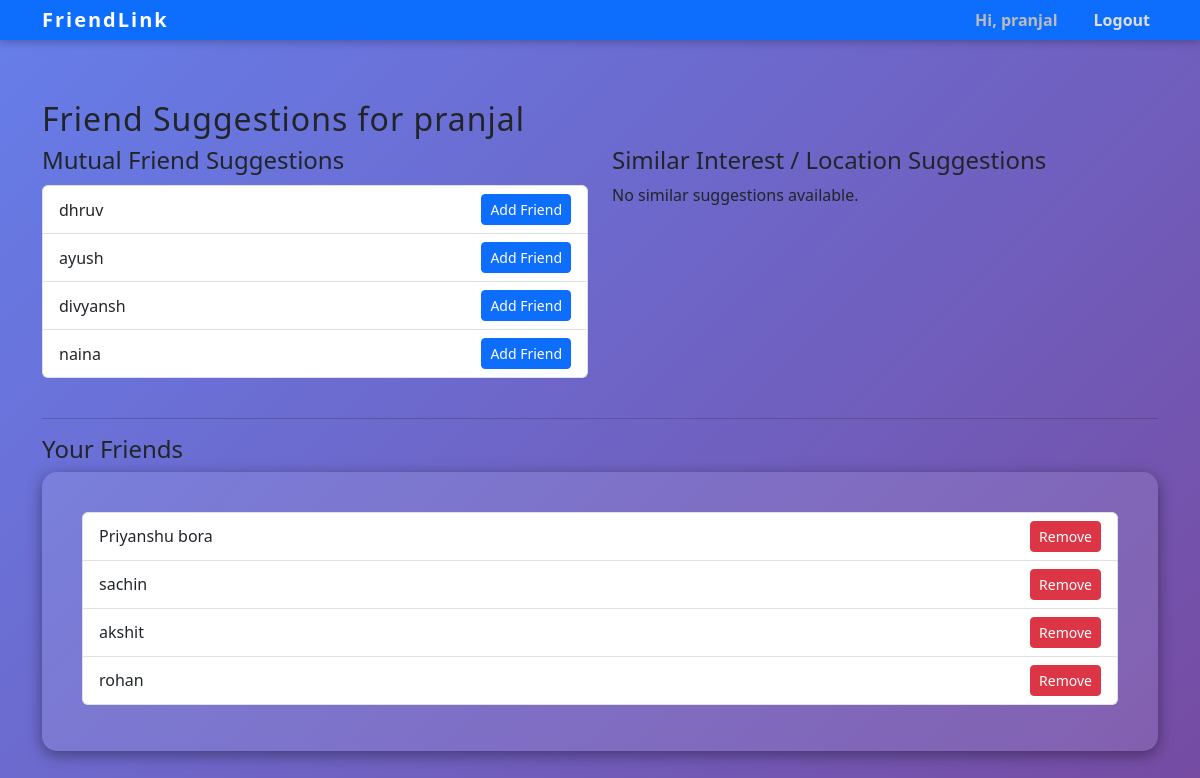
The page /suggestions (signed in) on the database its author committed.
### tables this page shows
CREATE TABLE Users (
        user_id INTEGER PRIMARY KEY AUTOINCREMENT,
        name TEXT UNIQUE NOT NULL,
        age INTEGER,
        location TEXT,
        interests TEXT,
        password TEXT NOT NULL,
        profile_photo TEXT
    );

### app.py (the view, shortened to what this page needs)
@app.route('/suggestions')
def suggestions():
    if 'user_id' not in session:
        return redirect(url_for('home'))
    user_id = session['user_id']
    mutual_ids, similar_dict = suggest_friends(user_id)
    mutual_suggestions = [(uid, get_user_id_name(uid)) for uid in mutual_ids]
    similar_suggestions = []
    conn = sqlite3.connect(DB_PATH)
    cursor = conn.cursor()
    conn.close()
    friend_ids = get_friends(user_id)
    friends = [(fid, get_user_id_name(fid)) for fid in friend_ids]
    return render_template('suggestions.html',
                           mutual_suggestions=mutual_suggestions,
                           similar_suggestions=similar_suggestions,
                           friend_list=friends,
                           username=session.get('username'))

### main.py (called while the page is built)
def get_user_id_name(uid):
    conn = sqlite3.connect(DB_PATH)
    cursor = conn.cursor()
    cursor.execute("SELECT name FROM Users WHERE user_id = ?", (uid,))
    row = cursor.fetchone()
    conn.close()
    return row[0] if row else "Unknown"

def get_friends(user_id):
    conn = sqlite3.connect(DB_PATH)
    cursor = conn.cursor()
    cursor.execute("SELECT friend_id FROM Friends WHERE user_id = ?", (user_id,))
    result = cursor.fetchall()
    conn.close()
    return set(r[0] for r in result)

def get_ignored(user_id):
    conn = sqlite3.connect(DB_PATH)
    cursor = conn.cursor()
    cursor.execute("SELECT ignored_user_id FROM IgnoredSuggestions WHERE user_id = ?", (user_id,))
    result = cursor.fetchall()
    conn.close()
    return set(r[0] for r in result)

def bfs_friend_suggestions(user_id):
    visited = set()
    queue = deque()
    suggestions = set()
    direct_friends = get_friends(user_id)
    ignored = get_ignored(user_id)
    queue.append((user_id, 0))
    visited.add(user_id)
    while queue:
        current, level = queue.popleft()
        if level > 2:
            continue
        for friend in get_friends(current):
            if friend not in visited:
                queue.append((friend, level + 1))
                visited.add(friend)
                if level == 1 and friend not in direct_friends and friend != user_id and friend not in ignored:
                    suggestions.add(friend)
    return suggestions

def suggest_friends(user_id):
    mutual_ids = bfs_friend_suggestions(user_id)
    similar = jaccard_similarity_suggestions(user_id)  # Ensure always calculated
    return mutual_ids, similar

### templates/suggestions.html (shortened to what this page needs)
{% extends 'base.html' %}
{% block content %}
<h2>Friend Suggestions for {{ username }}</h2>
<div class="row">
  <div class="col-md-6">
    <h4>Mutual Friend Suggestions</h4>
    {% if mutual_suggestions %}
      <ul class="list-group mb-4">
        {% for uid, uname in mutual_suggestions %}
          <li class="list-group-item d-flex justify-content-between align-items-center">
            {{ uname }}
            <a href="{{ url_for('add_new_friend', friend_id=uid) }}" class="btn btn-sm btn-primary">Add Friend</a>
          </li>
        {% endfor %}
      </ul>
    {% else %}
      <p>No mutual friend suggestions available.</p>
    {% endif %}
  </div>
  <div class="col-md-6">
    <h4>Similar Interest / Location Suggestions</h4>
    {% if similar_suggestions %}
      <ul class="list-group mb-4">
       {% for suggestion in similar_suggestions %}
         <li class="list-group-item d-flex justify-content-between align-items-center">
            {{ suggestion.name }} ({{ suggestion.location }})
            <a href="{{ url_for('add_new_friend', friend_id=suggestion.user_id) }}" class="btn btn-sm btn-primary">Add Friend</a>
            <a href="{{ url_for('ignore', ignored_id=suggestion.user_id) }}" class="btn btn-sm btn-secondary ms-2">Ignore</a>
         </li>
        {% endfor %}
      </ul>
    {% else %}
      <p>No similar suggestions available.</p>
    {% endif %}
  </div>
</div>
<hr />
<h4>Your Friends</h4>
{% if friend_list %}
<form method="post" action="{{ url_for('delete_existing_friend') }}">
  <ul class="list-group mb-3">
    {% for fid, fname in friend_list %}
      <li class="list-group-item d-flex justify-content-between align-items-center">
        {{ fname }}
        <button type="submit" name="friend_id" value="{{ fid }}" class="btn btn-sm btn-danger">Remove</button>
      </li>
    {% endfor %}
  </ul>
</form>
{% else %}
<p>You have no friends added yet.</p>
{% endif %}
{% endblock %}

### templates/base.html (shortened to what this page needs)
<!DOCTYPE html>
<html lang="en">
<head>
  <link rel="stylesheet" href="{{ url_for('static', filename='style.css') }}">
    <link href="https://cdn.jsdelivr.net/npm/bootstrap@5.3.0/dist/css/bootstrap.min.css" rel="stylesheet" />
</head>
<body>
<nav class="navbar navbar-expand-lg navbar-dark bg-primary fixed-top">
  <div class="container">
    <a class="navbar-brand" href="{{ url_for('home') }}">FriendLink</a>
    <div class="collapse navbar-collapse">
      <ul class="navbar-nav ms-auto">
        {% if session.get('username') %}
          <li class="nav-item">
            <a class="nav-link disabled" href="#">Hi, {{ session['username'] }}</a>
          </li>
          <li class="nav-item">
            <a class="nav-link" href="{{ url_for('logout') }}">Logout</a>
          </li>
        {% endif %}
      </ul>
    </div>
  </div>
</nav>
<div class="container">
    {% block content %}{% endblock %}
</div>
</body>
</html>

### static/style.css (style rules this page uses)
* { box-sizing: border-box; margin: 0; padding: 0; font-family: 'Segoe UI', Tahoma, Geneva, Verdana, sans-serif; }
html, body { height: 100%; background: linear-gradient(135deg, #667eea, #764ba2); color: #fff; display: flex; flex-direction: column; min-height: 100vh; }
.container { max-width: 900px; margin: 0 auto; padding: 40px 20px; flex: 1 0 auto; }
.navbar { padding: 0 30px; height: 40px; display: flex; align-items: center; background-color: rgba(0, 0, 0, 0.3) !important; box-shadow: 0 2px 8px rgba(0, 0, 0, 0.25); position: sticky; top: 0; z-index: 1000; font-weight: 600; }
.navbar-brand { padding-top: 0; padding-bottom: 0; line-height: 1; font-weight: 700; font-size: 1.4rem; color: #fff !important; letter-spacing: 2px; transition: color 0.3s ease; }
.nav-link, .navbar-text { color: #ddd !important; margin-left: 20px; padding-top: 0; padding-bottom: 0; line-height: 1; cursor: pointer; transition: color 0.3s ease; }
.nav-link.disabled { color: #bbb !important; cursor: default; }
form { background: rgba(255, 255, 255, 0.1); border-radius: 15px; padding: 30px 40px; box-shadow: 0 4px 15px rgba(0,0,0,0.4); }
h2, h3 { margin-bottom: 25px; font-weight: 700; letter-spacing: 1px; color: #fff; }
ul.list-group { margin-top: 10px; }
.list-group-item { background: transparent; border: none; border-bottom: 1px solid rgba(255, 255, 255, 0.2); padding: 10px 15px; color: #fff; display: flex; justify-content: space-between; align-items: center; }

### templates/base.html (style rules this page uses)
body { padding-top: 60px; }

### rows shown on the page
Users: username "pranjal", name "pranjal"
Users: name "dhruv"
Users: name "ayush"
Users: name "divyansh"
Users: name "naina"
Users: name "Priyanshu bora", {{ fid }} 1 (drawn)
Users: name "sachin", {{ fid }} 2 (drawn)
Users: name "akshit", {{ fid }} 12 (drawn)
Users: name "rohan", {{ fid }} 7 (drawn)
